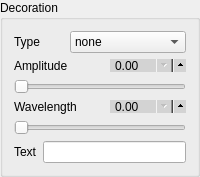
                <widget class="QGroupBox" name="groupBox_29">
                 <property name="title">
                  <string>Decoration</string>
                 </property>
                 <layout class="QVBoxLayout" name="verticalLayout_164">
                  <item>
                   <layout class="QHBoxLayout" name="horizontalLayout_174">
                    <item>
                     <widget class="QLabel" name="label_171">
                      <property name="text">
                       <string>Type</string>
                      </property>
                     </widget>
                    </item>
                    <item>
                     <widget class="QComboBox" name="linestring_decoration_type">
                      <property name="focusPolicy">
                       <enum>Qt::ClickFocus</enum>
                      </property>
                      <item>
                       <property name="text">
                        <string>none</string>
                       </property>
                      </item>
                      <item>
                       <property name="text">
                        <string>text along curve</string>
                       </property>
                      </item>
                      <item>
                       <property name="text">
                        <string>zigzag</string>
                       </property>
                      </item>
                      <item>
                       <property name="text">
                        <string>saw</string>
                       </property>
                      </item>
                      <item>
                       <property name="text">
                        <string>random steps</string>
                       </property>
                      </item>
                      <item>
                       <property name="text">
                        <string>bumps</string>
                       </property>
                      </item>
                      <item>
                       <property name="text">
                        <string>coil</string>
                       </property>
                      </item>
                      <item>
                       <property name="text">
                        <string>snake</string>
                       </property>
                      </item>
                     </widget>
                    </item>
                   </layout>
                  </item>
                  <item>
                   <layout class="QVBoxLayout" name="verticalLayout_165">
                    <item>
                     <layout class="QHBoxLayout" name="horizontalLayout_175">
                      <item>
                       <widget class="QLabel" name="label_172">
                        <property name="focusPolicy">
                         <enum>Qt::NoFocus</enum>
                        </property>
                        <property name="text">
                         <string>Amplitude</string>
                        </property>
                       </widget>
                      </item>
                      <item>
                       <widget class="QDoubleSpinBox" name="linestring_amplitude_spin">
                        <property name="focusPolicy">
                         <enum>Qt::ClickFocus</enum>
                        </property>
                        <property name="styleSheet">
                         <string notr="true">QDoubleSpinBox {
	max-height: 11px;
	min-height: 11px;
    min-width: 60px;
    max-width: 60px;
    padding-right: 10px;
    background-color: lightgray;
    padding-top: -2px;
    padding-bottom: -2px;
}

QDoubleSpinBox::up-button {
  subcontrol-origin: padding;
  subcontrol-position: right center;
  left: 7px;
  height: 18px;
  width: 18px;
}

QDoubleSpinBox::down-button {
  subcontrol-origin: content;
  subcontrol-position: right center;
  left: 0px;
  top: 0px;
  height: 18px;
  width: 18px;
}

</string>
                        </property>
                       </widget>
                      </item>
                     </layout>
                    </item>
                    <item>
                     <widget class="QSlider" name="linestring_amplitude_slider">
                      <property name="focusPolicy">
                       <enum>Qt::NoFocus</enum>
                      </property>
                      <property name="styleSheet">
                       <string notr="true"/>
                      </property>
                      <property name="orientation">
                       <enum>Qt::Horizontal</enum>
                      </property>
                     </widget>
                    </item>
                   </layout>
                  </item>
                  <item>
                   <layout class="QVBoxLayout" name="verticalLayout_166">
                    <item>
                     <layout class="QHBoxLayout" name="horizontalLayout_176">
                      <item>
                       <widget class="QLabel" name="label_173">
                        <property name="focusPolicy">
                         <enum>Qt::NoFocus</enum>
                        </property>
                        <property name="text">
                         <string>Wavelength</string>
                        </property>
                       </widget>
                      </item>
                      <item>
                       <widget class="QDoubleSpinBox" name="linestring_wavelength_spin">
                        <property name="focusPolicy">
                         <enum>Qt::ClickFocus</enum>
                        </property>
                        <property name="styleSheet">
                         <string notr="true">QDoubleSpinBox {
	max-height: 11px;
	min-height: 11px;
    min-width: 60px;
    max-width: 60px;
    padding-right: 10px;
    background-color: lightgray;
    padding-top: -2px;
    padding-bottom: -2px;
}

QDoubleSpinBox::up-button {
  subcontrol-origin: padding;
  subcontrol-position: right center;
  left: 7px;
  height: 18px;
  width: 18px;
}

QDoubleSpinBox::down-button {
  subcontrol-origin: content;
  subcontrol-position: right center;
  left: 0px;
  top: 0px;
  height: 18px;
  width: 18px;
}

</string>
                        </property>
                       </widget>
                      </item>
                     </layout>
                    </item>
                    <item>
                     <widget class="QSlider" name="linestring_wavelength_slider">
                      <property name="focusPolicy">
                       <enum>Qt::NoFocus</enum>
                      </property>
                      <property name="styleSheet">
                       <string notr="true"/>
                      </property>
                      <property name="orientation">
                       <enum>Qt::Horizontal</enum>
                      </property>
                     </widget>
                    </item>
                   </layout>
                  </item>
                  <item>
                   <layout class="QHBoxLayout" name="horizontalLayout_177">
                    <item>
                     <widget class="QLabel" name="label_174">
                      <property name="focusPolicy">
                       <enum>Qt::NoFocus</enum>
                      </property>
                      <property name="text">
                       <string>Text</string>
                      </property>
                     </widget>
                    </item>
                    <item>
                     <widget class="QLineEdit" name="linestring_decoration_text">
                      <property name="focusPolicy">
                       <enum>Qt::ClickFocus</enum>
                      </property>
                     </widget>
                    </item>
                   </layout>
                  </item>
                 </layout>
                </widget>
